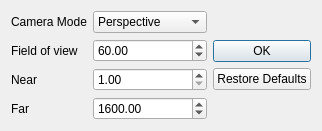
<?xml version="1.0" encoding="UTF-8"?>
<ui version="4.0">
 <class>CameraSettings</class>
 <widget class="QDialog" name="CameraSettings">
  <property name="geometry">
   <rect>
    <x>0</x>
    <y>0</y>
    <width>322</width>
    <height>120</height>
   </rect>
  </property>
  <property name="windowTitle">
   <string>Camera Settings</string>
  </property>
  <layout class="QVBoxLayout" name="verticalLayout">
   <item>
    <layout class="QHBoxLayout" name="horizontalLayout">
     <item>
      <layout class="QFormLayout" name="formLayout">
       <item row="0" column="0">
        <widget class="QLabel" name="lblCameraMode">
         <property name="text">
          <string>Camera Mode</string>
         </property>
        </widget>
       </item>
       <item row="0" column="1">
        <widget class="QComboBox" name="cmbCameraMode">
         <property name="currentIndex">
          <number>0</number>
         </property>
         <item>
          <property name="text">
           <string>Perspective</string>
          </property>
         </item>
         <item>
          <property name="text">
           <string>Orthogonal</string>
          </property>
         </item>
        </widget>
       </item>
       <item row="1" column="0">
        <widget class="QLabel" name="lblFieldOfView">
         <property name="text">
          <string>Field of view</string>
         </property>
        </widget>
       </item>
       <item row="1" column="1">
        <widget class="QDoubleSpinBox" name="dblFieldOfView">
         <property name="maximum">
          <double>180.000000000000000</double>
         </property>
         <property name="singleStep">
          <double>0.100000000000000</double>
         </property>
         <property name="value">
          <double>60.000000000000000</double>
         </property>
        </widget>
       </item>
       <item row="2" column="0">
        <widget class="QLabel" name="lblNear">
         <property name="text">
          <string>Near</string>
         </property>
        </widget>
       </item>
       <item row="2" column="1">
        <widget class="QDoubleSpinBox" name="dblNear">
         <property name="minimum">
          <double>1.000000000000000</double>
         </property>
         <property name="maximum">
          <double>1000000000000000000.000000000000000</double>
         </property>
        </widget>
       </item>
       <item row="3" column="0">
        <widget class="QLabel" name="lblFar">
         <property name="text">
          <string>Far</string>
         </property>
        </widget>
       </item>
       <item row="3" column="1">
        <widget class="QDoubleSpinBox" name="dblFar">
         <property name="minimum">
          <double>1.000000000000000</double>
         </property>
         <property name="maximum">
          <double>1000000000000000000.000000000000000</double>
         </property>
         <property name="value">
          <double>1600.000000000000000</double>
         </property>
        </widget>
       </item>
      </layout>
     </item>
     <item>
      <widget class="QDialogButtonBox" name="buttonBox">
       <property name="sizePolicy">
        <sizepolicy hsizetype="Fixed" vsizetype="Fixed">
         <horstretch>0</horstretch>
         <verstretch>0</verstretch>
        </sizepolicy>
       </property>
       <property name="orientation">
        <enum>Qt::Vertical</enum>
       </property>
       <property name="standardButtons">
        <set>QDialogButtonBox::Ok|QDialogButtonBox::RestoreDefaults</set>
       </property>
       <property name="centerButtons">
        <bool>false</bool>
       </property>
      </widget>
     </item>
    </layout>
   </item>
  </layout>
 </widget>
 <resources/>
 <connections>
  <connection>
   <sender>dblFieldOfView</sender>
   <signal>valueChanged(double)</signal>
   <receiver>CameraSettings</receiver>
   <slot>setFieldOfView(double)</slot>
   <hints>
    <hint type="sourcelabel">
     <x>126</x>
     <y>50</y>
    </hint>
    <hint type="destinationlabel">
     <x>108</x>
     <y>-20</y>
    </hint>
   </hints>
  </connection>
  <connection>
   <sender>dblNear</sender>
   <signal>valueChanged(double)</signal>
   <receiver>CameraSettings</receiver>
   <slot>setNear(double)</slot>
   <hints>
    <hint type="sourcelabel">
     <x>99</x>
     <y>71</y>
    </hint>
    <hint type="destinationlabel">
     <x>64</x>
     <y>69</y>
    </hint>
   </hints>
  </connection>
  <connection>
   <sender>dblFar</sender>
   <signal>valueChanged(double)</signal>
   <receiver>CameraSettings</receiver>
   <slot>setFar(double)</slot>
   <hints>
    <hint type="sourcelabel">
     <x>97</x>
     <y>100</y>
    </hint>
    <hint type="destinationlabel">
     <x>70</x>
     <y>107</y>
    </hint>
   </hints>
  </connection>
  <connection>
   <sender>dblFieldOfView</sender>
   <signal>valueChanged(double)</signal>
   <receiver>CameraSettings</receiver>
   <slot>setFieldOfView(double)</slot>
   <hints>
    <hint type="sourcelabel">
     <x>103</x>
     <y>49</y>
    </hint>
    <hint type="destinationlabel">
     <x>77</x>
     <y>49</y>
    </hint>
   </hints>
  </connection>
  <connection>
   <sender>buttonBox</sender>
   <signal>clicked(QAbstractButton*)</signal>
   <receiver>CameraSettings</receiver>
   <slot>clicked(QAbstractButton*)</slot>
   <hints>
    <hint type="sourcelabel">
     <x>267</x>
     <y>59</y>
    </hint>
    <hint type="destinationlabel">
     <x>160</x>
     <y>59</y>
    </hint>
   </hints>
  </connection>
 </connections>
 <slots>
  <slot>setFieldOfView(double)</slot>
  <slot>setNear(double)</slot>
  <slot>setFar(double)</slot>
  <slot>clicked(QAbstractButton*)</slot>
 </slots>
</ui>
